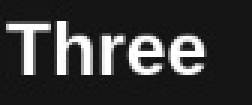
#> input picture imgs/tests/im11.jpg, 84 x 35 px (shown 3 times larger)
$ jupyter execute --allow-errors tesseract-preprocesing.ipynb
#> lines starting #> are read from the running program, lines starting #| are printed output that depends on the picture; after the words box and inside, x2 and y2 are one past the last pixel; in counts of white or black regions, pixels touching at a corner belong together
[cell 1]
import pytesseract
import cv2
import time
import HelperFunc
from selenium import webdriver
import matplotlib.pyplot as plt
import numpy as np

[cell 2]
import cv2
import numpy as np

# get grayscale image
def get_grayscale(image):
    return cv2.cvtColor(image, cv2.COLOR_BGR2GRAY)

# noise removal
def remove_noise(image, i):
    return cv2.medianBlur(image,i)

#thresholding
def thresholding(image):
    return cv2.threshold(image, 0, 255, cv2.THRESH_BINARY + cv2.THRESH_OTSU)[1]

#dilation
def dilate(image):
    kernel = np.ones((2,2),np.uint8)
    return cv2.dilate(image, kernel, iterations = 1)

#erosion
def erode(image):
    kernel = np.ones((5,5),np.uint8)
    return cv2.erode(image, kernel, iterations = 1)

#opening - erosion followed by dilation
def opening(image):
    kernel = np.ones((5,5),np.uint8)
    return cv2.morphologyEx(image, cv2.MORPH_OPEN, kernel)

#canny edge detection
def canny(image):
    return cv2.Canny(image, 100, 200)

#skew correction
# [12 lines left out: function deskew, not called in this run]

#template matching
def match_template(image, template):
    return cv2.matchTemplate(image, template, cv2.TM_CCOEFF_NORMED)
# [40 lines left out: functions detect_signature, colorThreshold, not called in this run]

[cell 3]
img  = cv2.imread("imgs/tests/im11.jpg", 0)
#> img is the input picture: shape (35, 84); min 14, max 255, mean 56.4

[cell 4]
thotsu = thresholding(img)
#> in thresholding, `return cv2.threshold(image, 0, 255, cv2.THRESH_BINARY + cv2.THRESH_OTS..`:
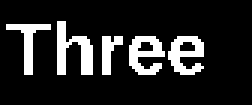
#> returned value: shape (35, 84) (shown 3 times larger); 14.7% white; 5 white regions, box (x1, y1, x2, y2) and area: (19, 7, 31, 25) 113, (43, 12, 55, 25) 95, (56, 12, 68, 25) 95, (2, 8, 17, 25) 77, (34, 12, 41, 25) 51

[cell 5]
plt.imshow(img, cmap = 'gray')

[cell 6]
plt.imshow(thotsu, cmap = 'gray')

[cell 7]
tmp = np.abs(thotsu.astype( int) - 255)

[cell 8]
plt.imshow(tmp, cmap='gray')

[cell 9]
tmp = np.array(tmp).astype('uint8')


$ run again, with imgs/tests/1200.png saved as imgs/tests/im11.jpg
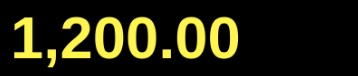
#> input picture imgs/tests/1200.png, 358 x 76 px
#> `img  = cv2.imread("imgs/tests/im11.jpg", 0)`:
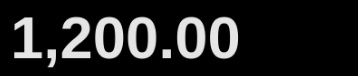
#> img: shape (76, 358); min 0, max 235, mean 34.1
#> in thresholding, `return cv2.threshold(image, 0, 255, cv2.THRESH_BINARY + cv2.THRESH_OTS..`:
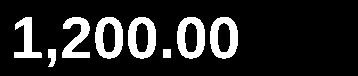
#> returned value: shape (76, 358); 14.9% white; 8 white regions, largest, box (x1, y1, x2, y2) and area: (128, 17, 156, 59) 691, (177, 17, 205, 59) 689, (95, 17, 123, 59) 683
